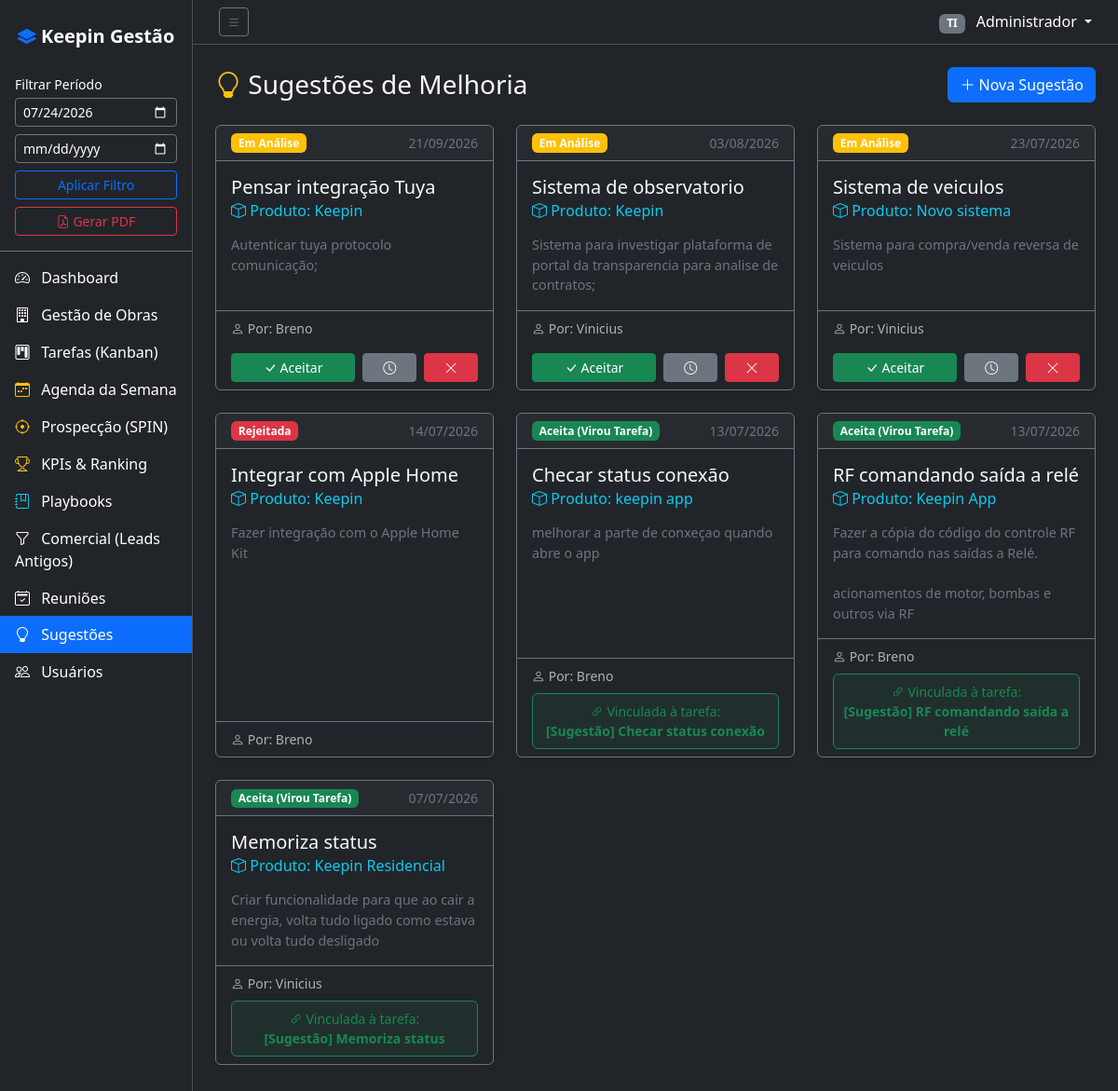
/?page=suggestions (signed in), run on the app's committed database.
### tables this page shows
CREATE TABLE suggestions (
                    id INTEGER PRIMARY KEY AUTOINCREMENT,
                    title TEXT NOT NULL,
                    description TEXT,
                    product TEXT,
                    status TEXT NOT NULL DEFAULT 'analysis',
                    created_by INTEGER NOT NULL,
                    task_id INTEGER,
                    created_at DATETIME DEFAULT CURRENT_TIMESTAMP,
                    updated_at DATETIME DEFAULT CURRENT_TIMESTAMP,
                    FOREIGN KEY (created_by) REFERENCES users(id),
                    FOREIGN KEY (task_id) REFERENCES tasks(id)
                );

CREATE TABLE users (
            id INTEGER PRIMARY KEY AUTOINCREMENT,
            name TEXT NOT NULL,
            email TEXT UNIQUE NOT NULL,
            password TEXT NOT NULL,
            role TEXT NOT NULL DEFAULT 'user',
            department TEXT NOT NULL,
            avatar_color TEXT DEFAULT '#6366f1',
            active INTEGER DEFAULT 1,
            created_at DATETIME DEFAULT CURRENT_TIMESTAMP,
            last_login DATETIME
        );

CREATE TABLE tasks (
            id INTEGER PRIMARY KEY AUTOINCREMENT,
            title TEXT NOT NULL,
            description TEXT,
            department TEXT NOT NULL,
            status TEXT NOT NULL DEFAULT 'todo',
            priority TEXT NOT NULL DEFAULT 'medium',
            assigned_to INTEGER,
            created_by INTEGER NOT NULL,
            due_date DATE NOT NULL,
            original_due_date DATE NOT NULL,
            completed_at DATETIME,
            meeting_id INTEGER,
            position INTEGER DEFAULT 0,
            created_at DATETIME DEFAULT CURRENT_TIMESTAMP,
            updated_at DATETIME DEFAULT CURRENT_TIMESTAMP,
            FOREIGN KEY (assigned_to) REFERENCES users(id),
            FOREIGN KEY (created_by) REFERENCES users(id),
            FOREIGN KEY (meeting_id) REFERENCES meetings(id)
        );

### controllers/SuggestionController.php (called while the page is built, shortened)
<?php
require_once __DIR__ . '/../models/Suggestion.php';
class SuggestionController {
    public function index() {
        $suggestions = Suggestion::getAll();
        require_once __DIR__ . '/../views/layout/header.php';
        require_once __DIR__ . '/../views/suggestions/index.php';
        require_once __DIR__ . '/../views/layout/footer.php';
    }
}

### index.php (called while the page is built, shortened)
<?php
$action = isset($_GET['action']) ? $_GET['action'] : 'index';
$controller = new $controllerName();
$controller->$action();

### models/Suggestion.php (called while the page is built, shortened)
<?php
class Suggestion {
    public static function getAll() {
        $db = Database::getConnection();
        return $db->query("
            SELECT s.*, u.name as created_name, t.title as task_title
            FROM suggestions s
            JOIN users u ON s.created_by = u.id
            LEFT JOIN tasks t ON s.task_id = t.id
            ORDER BY s.created_at DESC
        ")->fetchAll();
    }
}

### views/suggestions/index.php (the view, shortened to what this page needs)
<div class="d-flex justify-content-between align-items-center mb-4">
    <h1 class="h3 text-light mb-0"><i class="bi bi-lightbulb text-warning"></i> Sugestões de Melhoria</h1>
    <button type="button" class="btn btn-primary" data-bs-toggle="modal" data-bs-target="#newSuggestionModal">
        <i class="bi bi-plus-lg"></i> Nova Sugestão
    </button>
</div>
<div class="row">
    <?php if (empty($suggestions)): ?>
        <div class="col-12">
            <div class="alert alert-secondary text-center">Nenhuma sugestão cadastrada ainda.</div>
        </div>
    <?php else: ?>
        <?php foreach ($suggestions as $s): ?>
            <?php
                $statusConfig = [
                    'analysis' => ['Em Análise', 'warning'],
                    'accepted' => ['Aceita (Virou Tarefa)', 'success'],
                    'rejected' => ['Rejeitada', 'danger'],
                    'postponed' => ['Adiada', 'secondary']
                ];
                $label = $statusConfig[$s['status']][0];
                $color = $statusConfig[$s['status']][1];
            ?>
            <div class="col-md-6 col-lg-4 mb-4">
                <div class="card bg-dark border-secondary h-100 shadow-sm">
                    <div class="card-header border-secondary d-flex justify-content-between align-items-center">
                        <span class="badge bg-<?= $color ?>"><?= $label ?></span>
                        <small class="text-secondary"><?= date('d/m/Y', strtotime($s['created_at'])) ?></small>
                    </div>
                    <div class="card-body">
                        <h5 class="card-title text-light"><?= htmlspecialchars($s['title']) ?></h5>
                        <h6 class="card-subtitle mb-3 text-info"><i class="bi bi-box"></i> Produto: <?= htmlspecialchars($s['product']) ?></h6>
                        <p class="card-text text-secondary" style="font-size: 0.9rem;"><?= nl2br(htmlspecialchars($s['description'])) ?></p>
                    </div>
                    <div class="card-footer border-secondary bg-transparent d-flex flex-column gap-2">
                        <div class="text-muted small"><i class="bi bi-person"></i> Por: <?= htmlspecialchars($s['created_name']) ?></div>
                        <?php if ($s['status'] === 'analysis'): ?>
                            <div class="d-flex gap-2 mt-2">
                                <button class="btn btn-sm btn-success flex-fill" data-bs-toggle="modal" data-bs-target="#acceptModal<?= $s['id'] ?>">
                                    <i class="bi bi-check-lg"></i> Aceitar
                                </button>
                                <form action="<?= BASE_URL ?>/?page=suggestions&action=change_status" method="POST" class="flex-fill d-flex gap-2">
                                    <button type="submit" name="status" value="postponed" class="btn btn-sm btn-secondary flex-fill" title="Adiar"><i class="bi bi-clock"></i></button>
                                    <button type="submit" name="status" value="rejected" class="btn btn-sm btn-danger flex-fill" title="Rejeitar"><i class="bi bi-x-lg"></i></button>
                                </form>
                            </div>
                        <?php elseif ($s['status'] === 'accepted'): ?>
                            <div class="alert alert-success bg-success bg-opacity-10 border-success p-2 mb-0 small text-center text-success">
                                <i class="bi bi-link-45deg"></i> Vinculada à tarefa:<br>
                                <strong><?= htmlspecialchars($s['task_title']) ?></strong>
                            </div>
                        <?php endif; ?>
                    </div>
                </div>
            </div>
        <?php endforeach; ?>
    <?php endif; ?>
</div>

### assets/css/app.css (style rules this page uses)
body { background-color: #212529; }

### data on the page
suggestions: status "Em Análise", created_at "21/09/2026", title "Pensar integração Tuya", product "Keepin", description "Autenticar tuya protocolo comunicação;", created_by.name "Breno"
suggestions: status "Em Análise", created_at "03/08/2026", title "Sistema de observatorio", product "Keepin", description "Sistema para investigar plataforma de portal da transparencia para analise de contratos;", created_by.name "Vinicius"
suggestions: status "Em Análise", created_at "23/07/2026", title "Sistema de veiculos", product "Novo sistema", description "Sistema para compra/venda reversa de veiculos", created_by.name "Vinicius"
suggestions: status "Rejeitada", created_at "14/07/2026", title "Integrar com Apple Home", product "Keepin", description "Fazer integração com o Apple Home Kit", created_by.name "Breno"
suggestions: status "Aceita (Virou Tarefa)", created_at "13/07/2026", title "Checar status conexão", product "keepin app", description "melhorar a parte de conxeçao quando abre o app", created_by.name "Breno", task.title "[Sugestão] Checar status conexão"
suggestions: status "Aceita (Virou Tarefa)", created_at "13/07/2026", title "RF comandando saída a relé", product "Keepin App", description "Fazer a cópia do código do controle RF para comando nas saídas a Relé. acionamentos de motor, bombas e outros via RF", created_by.name "Breno", task.title "[Sugestão] RF comandando saída a relé"
suggestions: status "Aceita (Virou Tarefa)", created_at "07/07/2026", title "Memoriza status", product "Keepin Residencial", description "Criar funcionalidade para que ao cair a energia, volta tudo ligado como estava ou volta tudo desligado", created_by.name "Vinicius", task.title "[Sugestão] Memoriza status"

### other printed values
$user['department'] "TI"
$user['name'] "Administrador"
